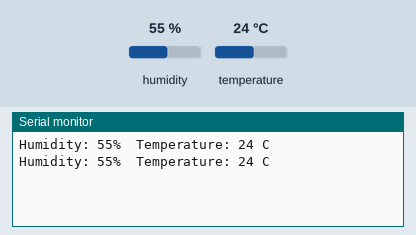
A sketch run on a simulated Arduino Uno, built with avr-gcc and run on an emulated ATmega328P. Parts: the last lines printed to the serial monitor. The inputs (shaded band) are chosen by the test bench; at power-on: humidity 55 %, temperature 24 °C.

Above: at 4.8 s.
4.9 s: humidity set to 22 %
At 7.2 s:
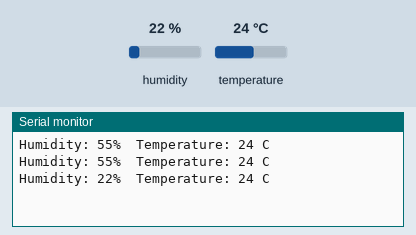
7.9 s: temperature set to 12 °C
At 9.6 s:
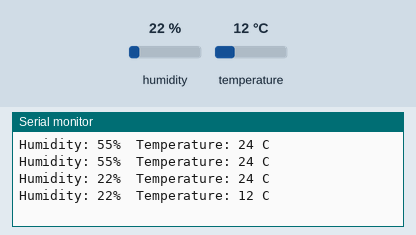
10.9 s: humidity set to 40 %
At 13.2 s:
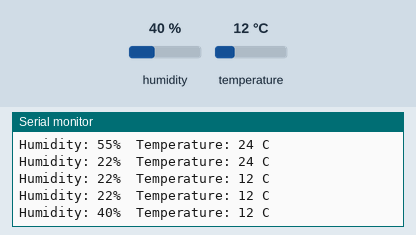
Timing chart, 0 to 14.7 s (numbered marks = the images above; inputs shaded):
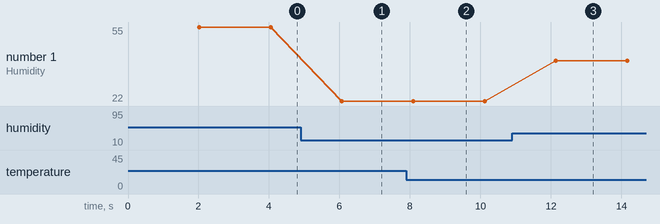

The sketch:

dht11.ino
```cpp
#include "DHT.h"       // DHT.h 라이브러리를 포함한다
#define DHTPIN 2      // DHT핀을 2번으로 정의한다(DATA핀)
#define DHTTYPE DHT11  // DHT타입을 DHT11로 정의한다
DHT dht(DHTPIN, DHTTYPE);  // DHT설정 - dht (디지털2, dht11)
void setup() {
Serial.begin(9600);    // 9600 속도로 시리얼 통신을 시작한다
}
void loop() {
delay(2000);
int h = dht.readHumidity();  // 변수 h에 습도 값을 저장
int t = dht.readTemperature();  // 변수 t에 온도 값을 저장
Serial.print("Humidity: ");  // 문자열 Humidity: 를 출력한다.
Serial.print(h);  // 변수 h(습도)를 출력한다.
Serial.print("%\t");  // %를 출력한다
Serial.print("Temperature: ");  // 이하생략
Serial.print(t);
Serial.println(" C");
}
```

Measured:
- after the input at 4.9 s, the serial monitor: prints a new line after 1.2 s (image 1)
- after the input at 7.9 s, the serial monitor: prints a new line after 0.19 s (image 2)
- after the input at 10.9 s, the serial monitor: prints a new line after 1.2 s (image 3)
- plotted number 1: 55 → 22 after the input at 4.9 s, 22 → 40 after the input at 10.9 s
